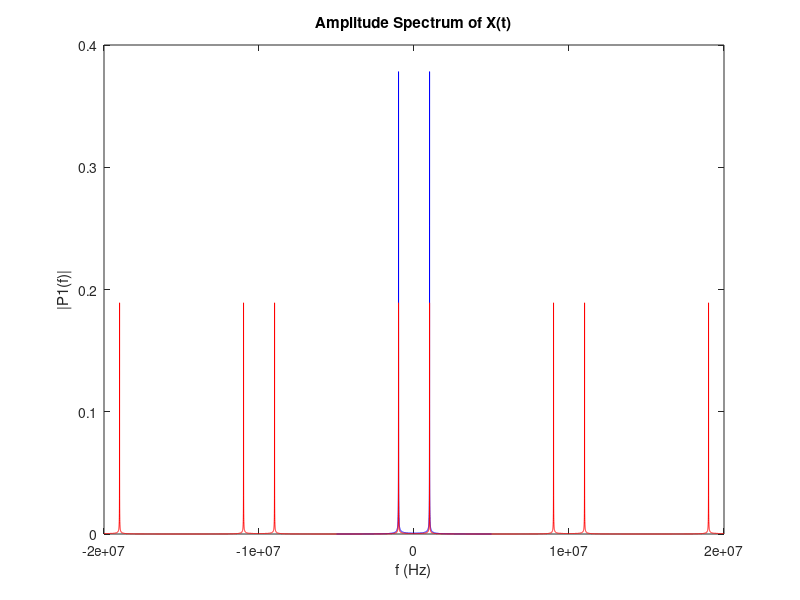
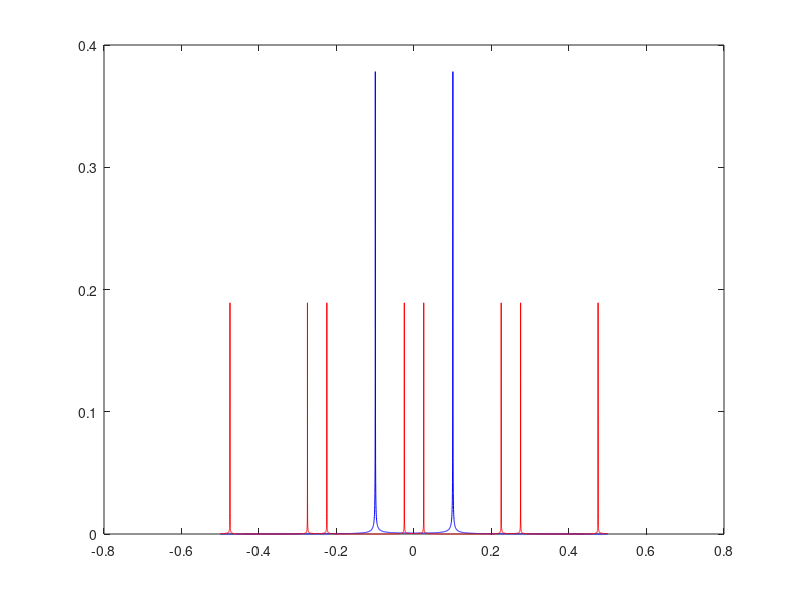

MATLAB code to generate these figures, in order:
clc;
clear all;
close all;

N = 4096;
fs = 10e6;
f = 1e6;
n = (0:N-1)/fs;
interp = 4;

xin= sin(2*pi*f*n);
xinp2 = zeros(1,N*2);
for i=1:N
    xinp2(interp*i) = xin(i);
end

y=fft(xin);
yf = fftshift(abs(y/N));

yp2=fft(xinp2);
yp2f = fftshift(abs(yp2/N/2));

xf = (-N/2+1:N/2)*fs/N; 
xfomiga = xf/fs; 
plot(xf,yf,'b');
title('Amplitude Spectrum of X(t)');
xlabel('f (Hz)');
ylabel('|P1(f)|');

xp2f = (-N*interp/2+1:N*interp/2)*interp*fs/(N*interp); 
xp2fomiga = xp2f/(fs*interp);%Normalize
hold on;

plot(xp2f,yp2f,'r');
figure%Normalize
title('Amplitude Spectrum of X(t)');
xlabel('omiga');
ylabel('|P1(f)|');
plot(xfomiga,yf,'b');
hold on;
plot(xp2fomiga,yp2f,'r');


